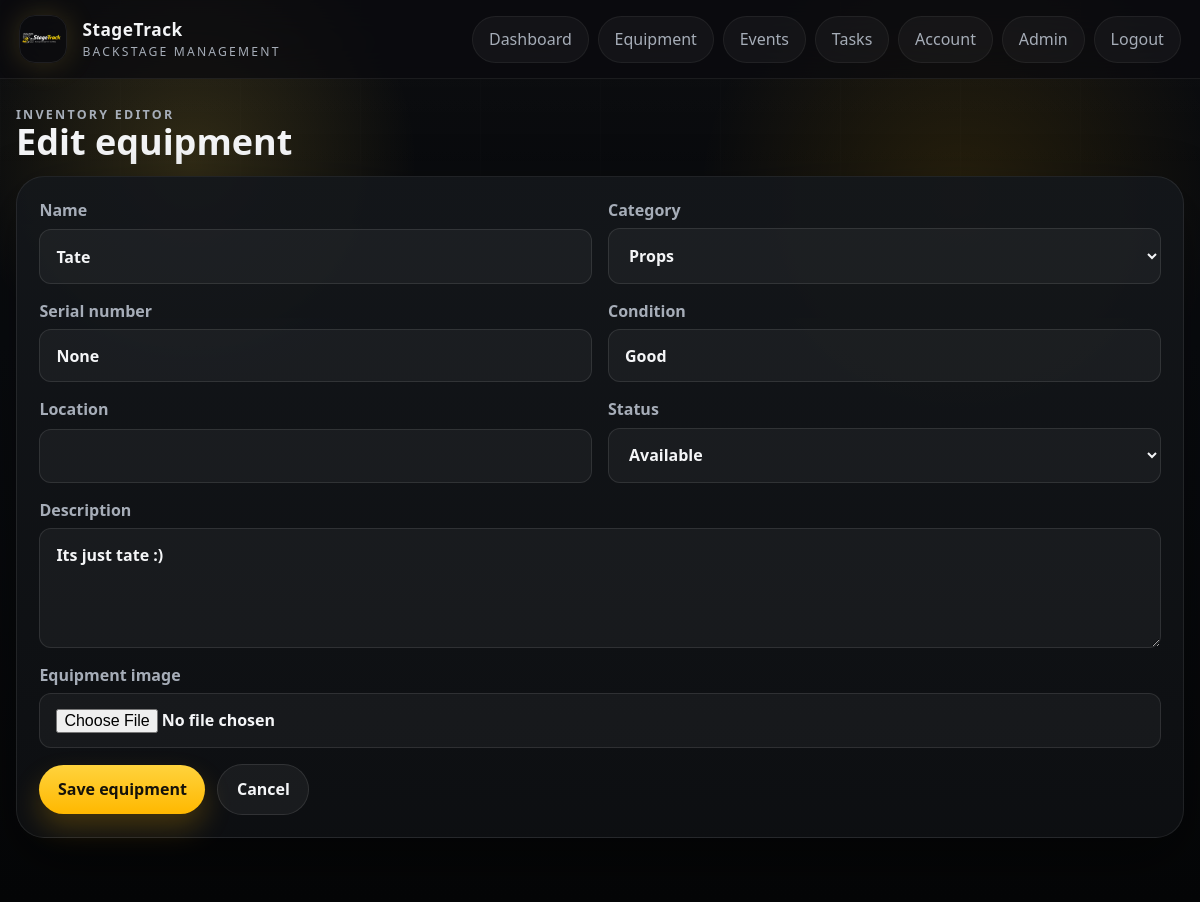
The page /equipment/1/edit (signed in) on the database as committed earlier.
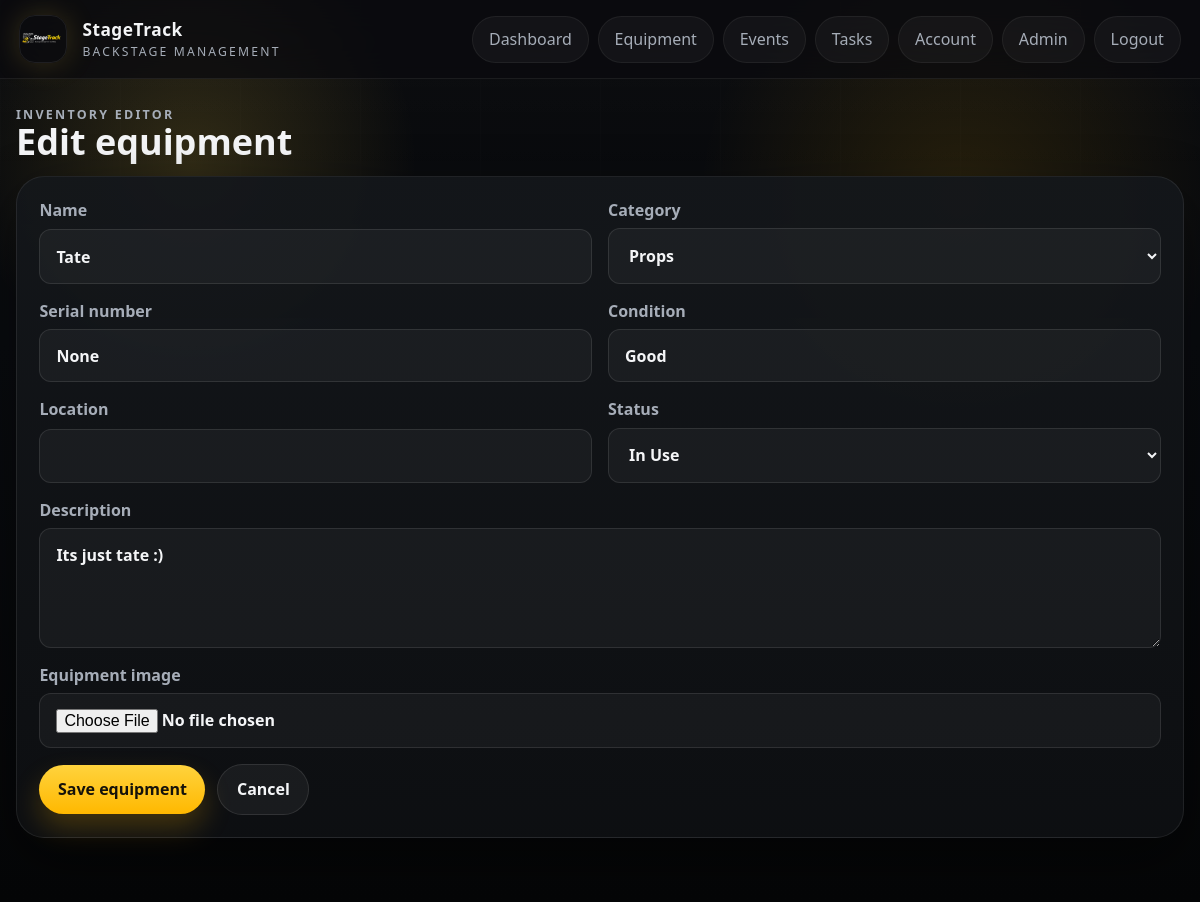
The same page on the database as committed later.
### app/models.py (models this page shows)
class Equipment(db.Model):
    id = db.Column(db.Integer, primary_key=True)
    name = db.Column(db.String(120), nullable=False)
    category = db.Column(db.String(80), nullable=False)
    description = db.Column(db.Text)
    serial_number = db.Column(db.String(120), unique=True)
    qr_code = db.Column(db.String(255))
    condition = db.Column(db.String(80), default="Good")
    location = db.Column(db.String(120))
    status = db.Column(db.String(80), nullable=False, default="Available")
    image_path = db.Column(db.String(255))
    created_at = db.Column(db.DateTime, default=datetime.utcnow, nullable=False)
    checkouts = db.relationship("EquipmentCheckout", back_populates="equipment", lazy=True)
    damage_reports = db.relationship("DamageReport", back_populates="equipment", lazy=True)

### app/equipment/routes.py (the view, shortened to what this page needs)
@equipment_bp.route("/<int:item_id>/edit", methods=["GET", "POST"])
@role_required("Admin", "Teacher", "Stage Manager")
def edit(item_id):
    item = Equipment.query.get_or_404(item_id)
    return render_template("equipment/form.html", categories=CATEGORIES, statuses=STATUSES, item=item)

### app/auth/routes.py (called while the page is built)
def current_user():
    user_id = session.get("user_id")
    if not user_id:
        return None
    user = db.session.get(User, user_id)
    if user and not user.is_active:
        session.clear()
        return None
    return user

def role_required(*allowed_roles):
    def decorator(view):
        @wraps(view)
        def wrapped_view(*args, **kwargs):
            user = current_user()
            if not user:
                return redirect(url_for("auth.login"))
            if user.role not in allowed_roles:
                flash("You do not have permission to access that page.", "error")
                return redirect(url_for("dashboard"))
            return view(*args, **kwargs)
        return wrapped_view
    return decorator

@auth_bp.app_context_processor
def inject_user():
    first_user_pending = User.query.count() == 0
    return {
        "current_user": current_user(),
        "manager_roles": MANAGER_ROLES,
        "registration_open": first_user_pending,
    }

### app/templates/equipment/form.html (shortened to what this page needs)
{% extends "base.html" %}
{% block content %}
<section class="page-header">
    <div>
        <p class="eyebrow">Inventory editor</p>
        <h1>{% if item %}Edit{% else %}Add{% endif %} equipment</h1>
    </div>
</section>
<section class="panel">
    <form method="post" enctype="multipart/form-data" class="form-grid two-column">
        <label>
            Name
            <input type="text" name="name" value="{{ item.name if item else '' }}" required>
        </label>
        <label>
            Category
            <select name="category" required>
                {% for category in categories %}
                    <option value="{{ category }}" {% if item and item.category == category %}selected{% endif %}>{{ category }}</option>
                {% endfor %}
            </select>
        </label>
        <label>
            Serial number
            <input type="text" name="serial_number" value="{{ item.serial_number if item else '' }}">
        </label>
        <label>
            Condition
            <input type="text" name="condition" value="{{ item.condition if item else 'Good' }}">
        </label>
        <label>
            Location
            <input type="text" name="location" value="{{ item.location if item else '' }}">
        </label>
        <label>
            Status
            <select name="status" required>
                {% for status in statuses %}
                    <option value="{{ status }}" {% if item and item.status == status %}selected{% elif not item and status == "Available" %}selected{% endif %}>{{ status }}</option>
                {% endfor %}
            </select>
        </label>
        <label class="full-width">
            Description
            <textarea name="description" rows="4">{{ item.description if item else '' }}</textarea>
        </label>
        <label class="full-width">
            Equipment image
            <input type="file" name="image" accept=".png,.jpg,.jpeg,.gif,.webp">
        </label>
        <div class="actions full-width">
            <button class="button button-primary" type="submit">Save equipment</button>
            <a class="button button-secondary" href="{{ url_for('equipment.index') }}">Cancel</a>
        </div>
    </form>
</section>
{% endblock %}

Rows that differ between the two databases and show on the page:
changed Equipment "Tate": status "Available" → "In Use"
